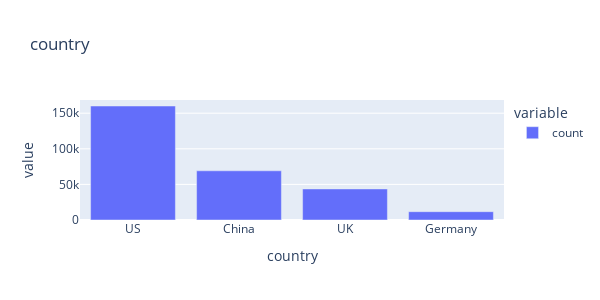
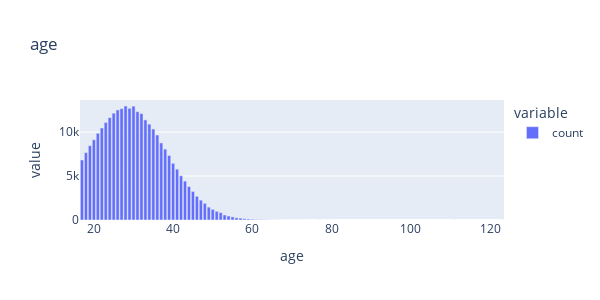
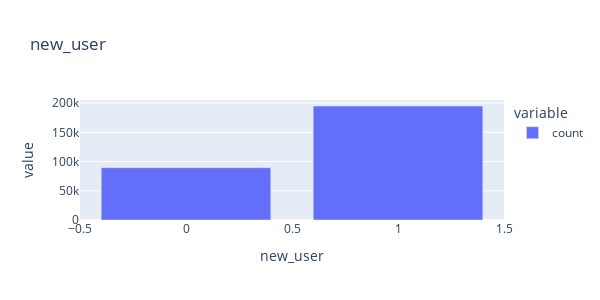
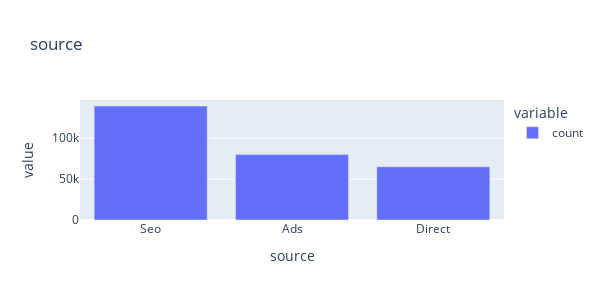

The notebook cell these images were saved under, in order:
### Code cell
for col in df.columns:
    fig = px.bar(df[col].value_counts(), title=col,
                 width=600, height=300)
    fig.show()

### Figure 1 — Plotly figure (JSON) as saved in the notebook; plotly's stock layout.template omitted (floating-point values rounded to 4 significant figures)
{"data": [{"alignmentgroup": "True", "hovertemplate": "variable=count<br>country=%{x}<br>value=%{y}<extra></extra>", "legendgroup": "count", "marker": {"color": "#636efa", "pattern": {"shape": ""}}, "name": "count", "offsetgroup": "count", "orientation": "v", "showlegend": true, "textposition": "auto", "type": "bar", "x": ["US", "China", "UK", "Germany"], "xaxis": "x", "y": [160124, 69122, 43641, 11693], "yaxis": "y"}], "layout": {"barmode": "relative", "height": 300, "legend": {"title": {"text": "variable"}, "tracegroupgap": 0}, "title": {"text": "country"}, "width": 600, "xaxis": {"anchor": "y", "domain": [0, 1], "title": {"text": "country"}}, "yaxis": {"anchor": "x", "domain": [0, 1], "title": {"text": "value"}}}}

### Figure 2 — Plotly figure (JSON) as saved in the notebook; plotly's stock layout.template omitted (floating-point values rounded to 4 significant figures)
{"data": [{"alignmentgroup": "True", "hovertemplate": "variable=count<br>age=%{x}<br>value=%{y}<extra></extra>", "legendgroup": "count", "marker": {"color": "#636efa", "pattern": {"shape": ""}}, "name": "count", "offsetgroup": "count", "orientation": "v", "showlegend": true, "textposition": "auto", "type": "bar", "x": [28, 30, 29, 27, 26, 31, 25, 32, 24, 33, 23, 34, 22, 35, 21, 36, 20, 37, 19, 38, 18, 39, 17, 40, 41, 42, 43, 44, 45, 46, 47, 48, 49, 50, 51, 52, 53, 54, 55, 56, 57, 58, 59, 60, 61, 62, 63, 64, 65, 66, 67, 68, 70, 111, 72, 69, 73, 79, 123, 77], "xaxis": "x", "y": [12972, 12956, 12710, 12668, 12525, 12327, 12157, 12111, 11647, 11392, 11097, 10911, 10471, 10352, 9870, 9668, 9131, 8773, 8452, 8067, 7662, 7343, 6825, 6451, 5783, 5029, 4423, 3808, 3249, 2693, 2255, 1898, 1467, 1213, 990, 835, 571, 459, 352, 251, 211, 147, 115, 86, 63, 50, 29, 26, 14, 9, 5, 2, 2, 1, 1, 1, 1, 1, 1, 1], "yaxis": "y"}], "layout": {"barmode": "relative", "height": 300, "legend": {"title": {"text": "variable"}, "tracegroupgap": 0}, "title": {"text": "age"}, "width": 600, "xaxis": {"anchor": "y", "domain": [0, 1], "title": {"text": "age"}}, "yaxis": {"anchor": "x", "domain": [0, 1], "title": {"text": "value"}}}}

### Figure 3 — Plotly figure (JSON) as saved in the notebook; plotly's stock layout.template omitted (floating-point values rounded to 4 significant figures)
{"data": [{"alignmentgroup": "True", "hovertemplate": "variable=count<br>new_user=%{x}<br>value=%{y}<extra></extra>", "legendgroup": "count", "marker": {"color": "#636efa", "pattern": {"shape": ""}}, "name": "count", "offsetgroup": "count", "orientation": "v", "showlegend": true, "textposition": "auto", "type": "bar", "x": [1, 0], "xaxis": "x", "y": [195066, 89514], "yaxis": "y"}], "layout": {"barmode": "relative", "height": 300, "legend": {"title": {"text": "variable"}, "tracegroupgap": 0}, "title": {"text": "new_user"}, "width": 600, "xaxis": {"anchor": "y", "domain": [0, 1], "title": {"text": "new_user"}}, "yaxis": {"anchor": "x", "domain": [0, 1], "title": {"text": "value"}}}}

### Figure 4 — Plotly figure (JSON) as saved in the notebook; plotly's stock layout.template omitted (floating-point values rounded to 4 significant figures)
{"data": [{"alignmentgroup": "True", "hovertemplate": "variable=count<br>source=%{x}<br>value=%{y}<extra></extra>", "legendgroup": "count", "marker": {"color": "#636efa", "pattern": {"shape": ""}}, "name": "count", "offsetgroup": "count", "orientation": "v", "showlegend": true, "textposition": "auto", "type": "bar", "x": ["Seo", "Ads", "Direct"], "xaxis": "x", "y": [139477, 80027, 65076], "yaxis": "y"}], "layout": {"barmode": "relative", "height": 300, "legend": {"title": {"text": "variable"}, "tracegroupgap": 0}, "title": {"text": "source"}, "width": 600, "xaxis": {"anchor": "y", "domain": [0, 1], "title": {"text": "source"}}, "yaxis": {"anchor": "x", "domain": [0, 1], "title": {"text": "value"}}}}
